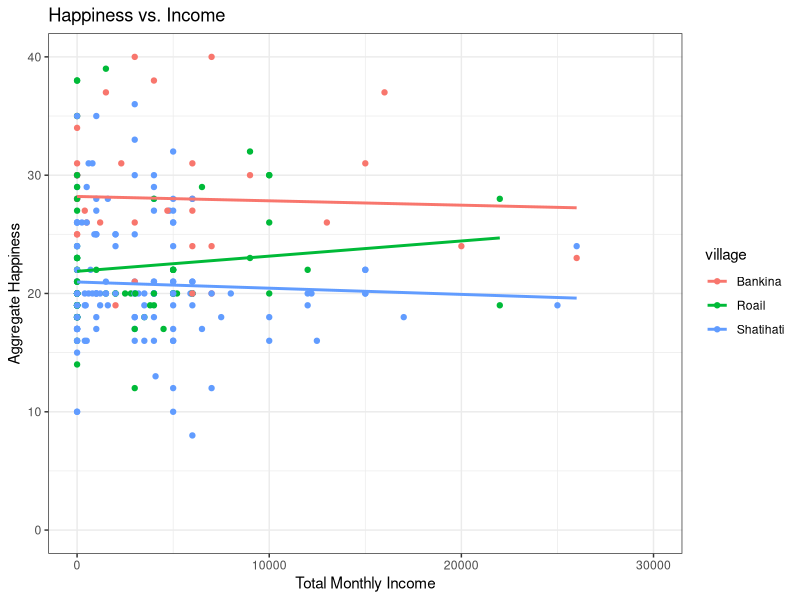
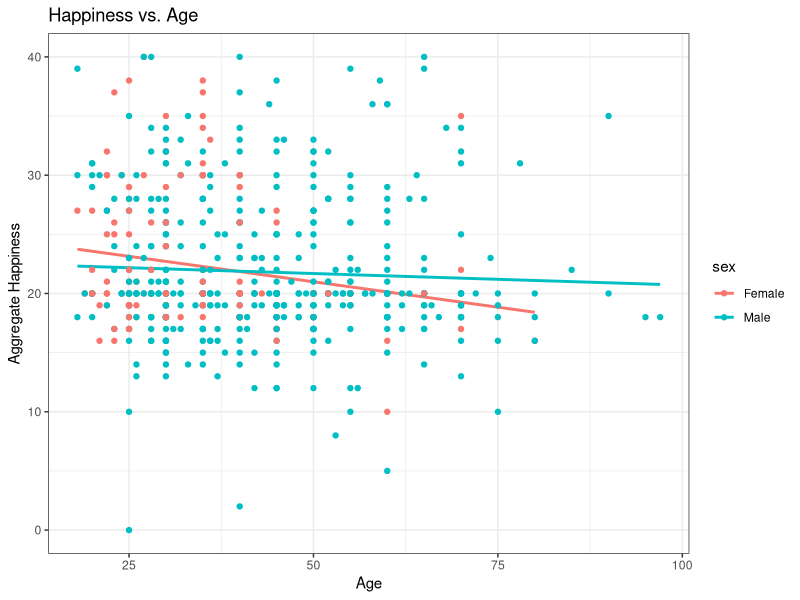
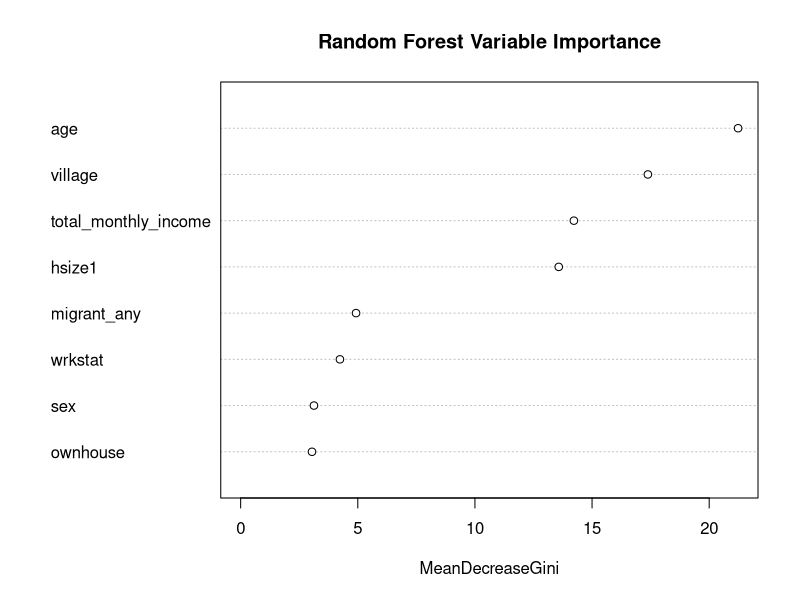
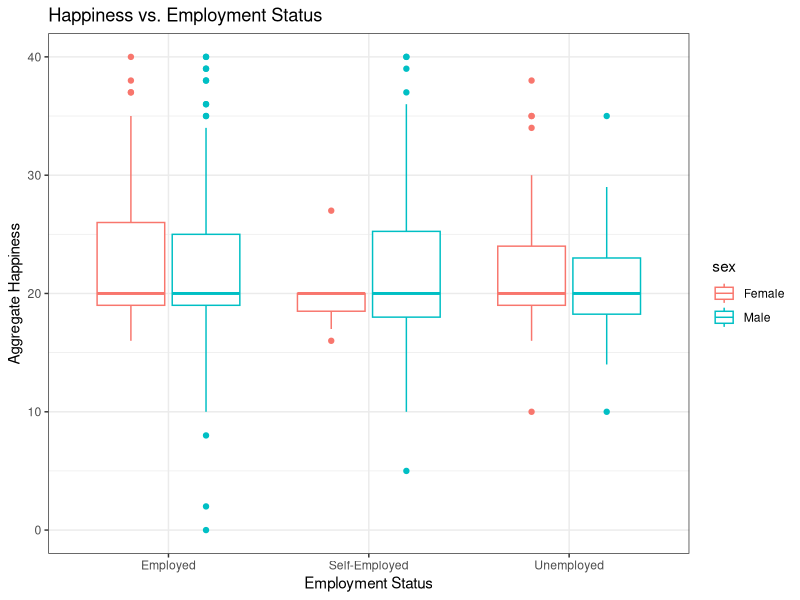
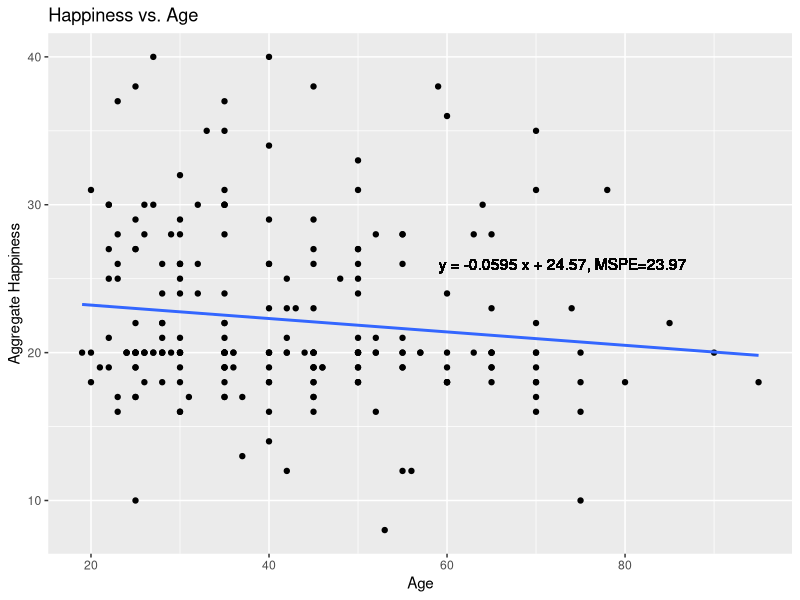

Recreate these plots in R, in order.
## ---- chunk 1

library(caret)
library(readr)
library(tidyverse)
library(randomForest)

Household <- read_csv("Household.csv")

data <- Household


for (i in 1:nrow(data)){
  if (data$mo_wageinc1[i] == ".n"){
    data$mo_wageinc1[i] <- 0
  }
  
  if (data$mo_nonwageinc1[i] == ".n"){
    data$mo_nonwageinc1[i] <- 0
  }
  
  if (data$mo_wageinc2[i] == ".n"){
    data$mo_wageinc2[i] <- 0
  }
  
  if (data$mo_nonwageinc2[i] == ".n"){
    data$mo_nonwageinc2[i] <- 0
  }
}

data_1 <- data %>%
  select(newid, hsize1, village, migrant_any, wrkstat, age, sex, marital, happy, happy_future, ownhouse, mo_wageinc1, mo_nonwageinc1, mo_wageinc2, mo_nonwageinc2, happy_past, satcur_job, satcur_achieve, satcur_livstandard, satcur_health, satcur_safe, satcur_comm, satcur_finsec, satcur_leistime, satcur_socenv, satcur_fam) %>%
  mutate(hsize1 = as.numeric(hsize1)) %>%
  mutate(age = as.numeric(age)) %>%
  mutate(mo_wageinc1 = as.numeric(mo_wageinc1)) %>%
  mutate(mo_nonwageinc1 = as.numeric(mo_nonwageinc1)) %>%
  mutate(mo_wageinc2 = as.numeric(mo_wageinc2)) %>%
  mutate(mo_nonwageinc2 = as.numeric(mo_nonwageinc2)) %>%
  filter(happy != ".m") %>%
  filter(happy_past != ".m") %>%
  filter(happy_future != ".m") %>%
  filter(satcur_job != ".n") %>%
  filter(satcur_job != ".m" & satcur_achieve != ".m" & satcur_livstandard != ".m" & satcur_health != ".m" & satcur_safe != ".m" & satcur_comm != ".m" & satcur_finsec != ".m" & satcur_leistime != ".m" & satcur_socenv != ".m" & satcur_fam  != ".m") %>%
  mutate(across(c("happy", "satcur_job", "satcur_achieve", "satcur_livstandard", "satcur_health", "satcur_safe", "satcur_comm", "satcur_finsec", "satcur_leistime", "satcur_socenv", "satcur_fam"), as.factor)) %>%
  mutate(across(c("happy", "satcur_job", "satcur_achieve", "satcur_livstandard", "satcur_health", "satcur_safe", "satcur_comm", "satcur_finsec", "satcur_leistime", "satcur_socenv", "satcur_fam"), ~ fct_relevel(., c("Not at all satisfied", "Somewhat unsatisfied", "Satisfied", "Quite satisfied", "Completely satisfied")))) %>%
  mutate(happy_past = as.factor(happy_past)) %>%
  mutate(happy_past = fct_relevel(happy_past, c("Worse", "Same", "Better"))) %>%
  mutate(happy_future = as.factor(happy_future)) %>%
  mutate(happy_future = fct_relevel(happy_future, c("Worse", "Same", "Better"))) %>%
  mutate(happy_agg = as.numeric(satcur_job) + as.numeric(satcur_achieve) + as.numeric(satcur_livstandard) + as.numeric(satcur_health) + as.numeric(satcur_safe) + as.numeric(satcur_comm) + as.numeric(satcur_finsec) + as.numeric(satcur_leistime) + as.numeric(satcur_socenv) + as.numeric(satcur_fam) - 10) %>%
  mutate(class_2 = as.factor(happy_agg > 20))

## ---- chunk 2
#graph 1: Happiness and income scatter plot divided by sex and faceted by village

data_1 %>%
  select(mo_wageinc1, mo_nonwageinc1, mo_wageinc2, mo_nonwageinc2, village, sex, happy_agg) %>%
  na.omit() %>%
  mutate(total_monthly_income = mo_wageinc1 + mo_nonwageinc1 + mo_wageinc2 + mo_nonwageinc2) %>%
  ggplot(aes(x = total_monthly_income, y = happy_agg, color = village)) +
  geom_point() +
  scale_x_continuous(limits = c(0, 30000)) +
  scale_y_continuous(limits = c(0, 40)) +
  geom_smooth(method = 'lm', se = F) +
  labs(title = "Happiness vs. Income", x = "Total Monthly Income", y = "Aggregate Happiness") +
  theme_bw()

rf_data <- data_1 %>%
      mutate(total_monthly_income = mo_wageinc1 + mo_nonwageinc1 + mo_wageinc2 + mo_nonwageinc2)

linear_1 = lm(happy_agg ~ total_monthly_income, data = rf_data)
summary(linear_1) #p-value:  0.953  


#graph 2: Happiness and age scatter plot divided by sex and faceted by village

data_1 %>%
  select(age, village, sex, happy_agg) %>%
  na.omit() %>%
  ggplot(aes(x = age, y = happy_agg, color = sex)) +
  geom_smooth(method = lm, se = FALSE) +
  geom_point() +
  theme_bw() +
  labs(title = "Happiness vs. Age", x = "Age", y = "Aggregate Happiness")

l2_data_1 <- rf_data %>% filter(sex == "Male")
l2_data_2 <- rf_data %>% filter(sex == "Female")

linear_2.1 = lm(happy_agg ~ age, data = l2_data_1)
summary(linear_2.1) #p-value males = .2997

linear_2.2 = lm(happy_agg ~ age, data = l2_data_2)
summary(linear_2.2) #p-value females = .0240 stat significant


# graph 3: Random Forest var importance
rf_data1 <- data_1 %>%
  mutate(total_monthly_income = mo_wageinc1 + mo_nonwageinc1 + mo_wageinc2 + mo_nonwageinc2) %>%
  select(hsize1, village, migrant_any, wrkstat, age, sex, ownhouse, class_2, total_monthly_income) %>%
  na.omit() 
set.seed(346587)
split_vec <- sample(x = nrow(rf_data), size = round(.8*nrow(rf_data)), replace = FALSE)
rf_data_train <- rf_data1 %>%
  slice(split_vec)
rf_data_test <- rf_data1 %>%
  anti_join(rf_data_train)
  
rf_x_data_train <- rf_data_train %>%
  select(hsize1, village, migrant_any, wrkstat, age, sex, ownhouse, total_monthly_income)
rf_y_data_train <- rf_data_train$class_2
  
rf_x_data_test <- rf_data_test %>%
  select(hsize1, village, migrant_any, wrkstat, age, sex, ownhouse, total_monthly_income)
  
rf_y_data_test <- rf_data_test$class_2

rf1 <- randomForest(x = rf_x_data_train, y = rf_y_data_train, xtest = rf_x_data_test, ytest = rf_y_data_test, keep.forest=TRUE) 

varImpPlot(rf1, main = "Random Forest Variable Importance")

#graph 4: work status effect on happiness by gender
data_1 %>%
  select(wrkstat, happy_agg, sex) %>%
  filter(wrkstat!=".m") %>%
  na.omit() %>%
  ggplot(aes(x = wrkstat, y= happy_agg, color=sex))+
  geom_boxplot() +
  theme_bw() +
  labs(title = "Happiness vs. Employment Status", x = "Employment Status", y = "Aggregate Happiness")

linear_4 = lm(happy_agg ~ wrkstat, data = rf_data)
summary(linear_4) #p-value: .7237
 
## ---- chunk 3

# random forest model
rf_data <- data_1 %>%
  mutate(total_monthly_income = mo_wageinc1 + mo_nonwageinc1 + mo_wageinc2 + mo_nonwageinc2) %>%
  select(hsize1, village, migrant_any, wrkstat, age, sex, ownhouse, happy_agg, total_monthly_income) %>%
  filter(wrkstat != ".m") %>%
  filter(ownhouse != ".m") %>%
  na.omit() 

set.seed(1908)
split_vec <- sample(x = nrow(rf_data), size = round(.8*nrow(rf_data)), replace = FALSE)

rf_data_train <- slice(rf_data, split_vec)
rf_data_test <- anti_join(rf_data, rf_data_train)

rf_x_data_train <- select(rf_data_train, !happy_agg)
rf_y_data_train <- pull(rf_data_train, happy_agg)
rf_x_data_test <- select(rf_data_test, !happy_agg)
rf_y_data_test <- pull(rf_data_test, happy_agg)

rf <- randomForest(x = rf_x_data_train, y = rf_y_data_train, xtest = rf_x_data_test, ytest = rf_y_data_test, keep.forest=TRUE) 

rf

# linear regression model

lm1 <- lm(happy_agg ~ age, data=rf_data_train)
lm1
p2 <- predict(lm1, rf_data_test)
mean((rf_data_test$happy_agg - p2)^2) # mean squared prediction error

ggplot(rf_data_train, aes(x = age, y = happy_agg)) +
  geom_point() +
  geom_smooth(method = lm, se = F) +
  geom_text(x = 73, y = 26, label="y = -0.0595 x + 24.57, MSPE=23.97") +
  labs(title = "Happiness vs. Age", x = "Age", y = "Aggregate Happiness")

# multiple regression model

rf_data_train2 <- rf_data_train %>% mutate_if(is_character, as.factor)

lm2 <- lm(happy_agg ~ age + hsize1 + village + migrant_any + wrkstat + sex + ownhouse +  total_monthly_income, data=rf_data_train2)
lm2
p2 <- predict(lm2, rf_data_test)
mean((rf_data_test$happy_agg - p2)^2) # mean squared prediction error

